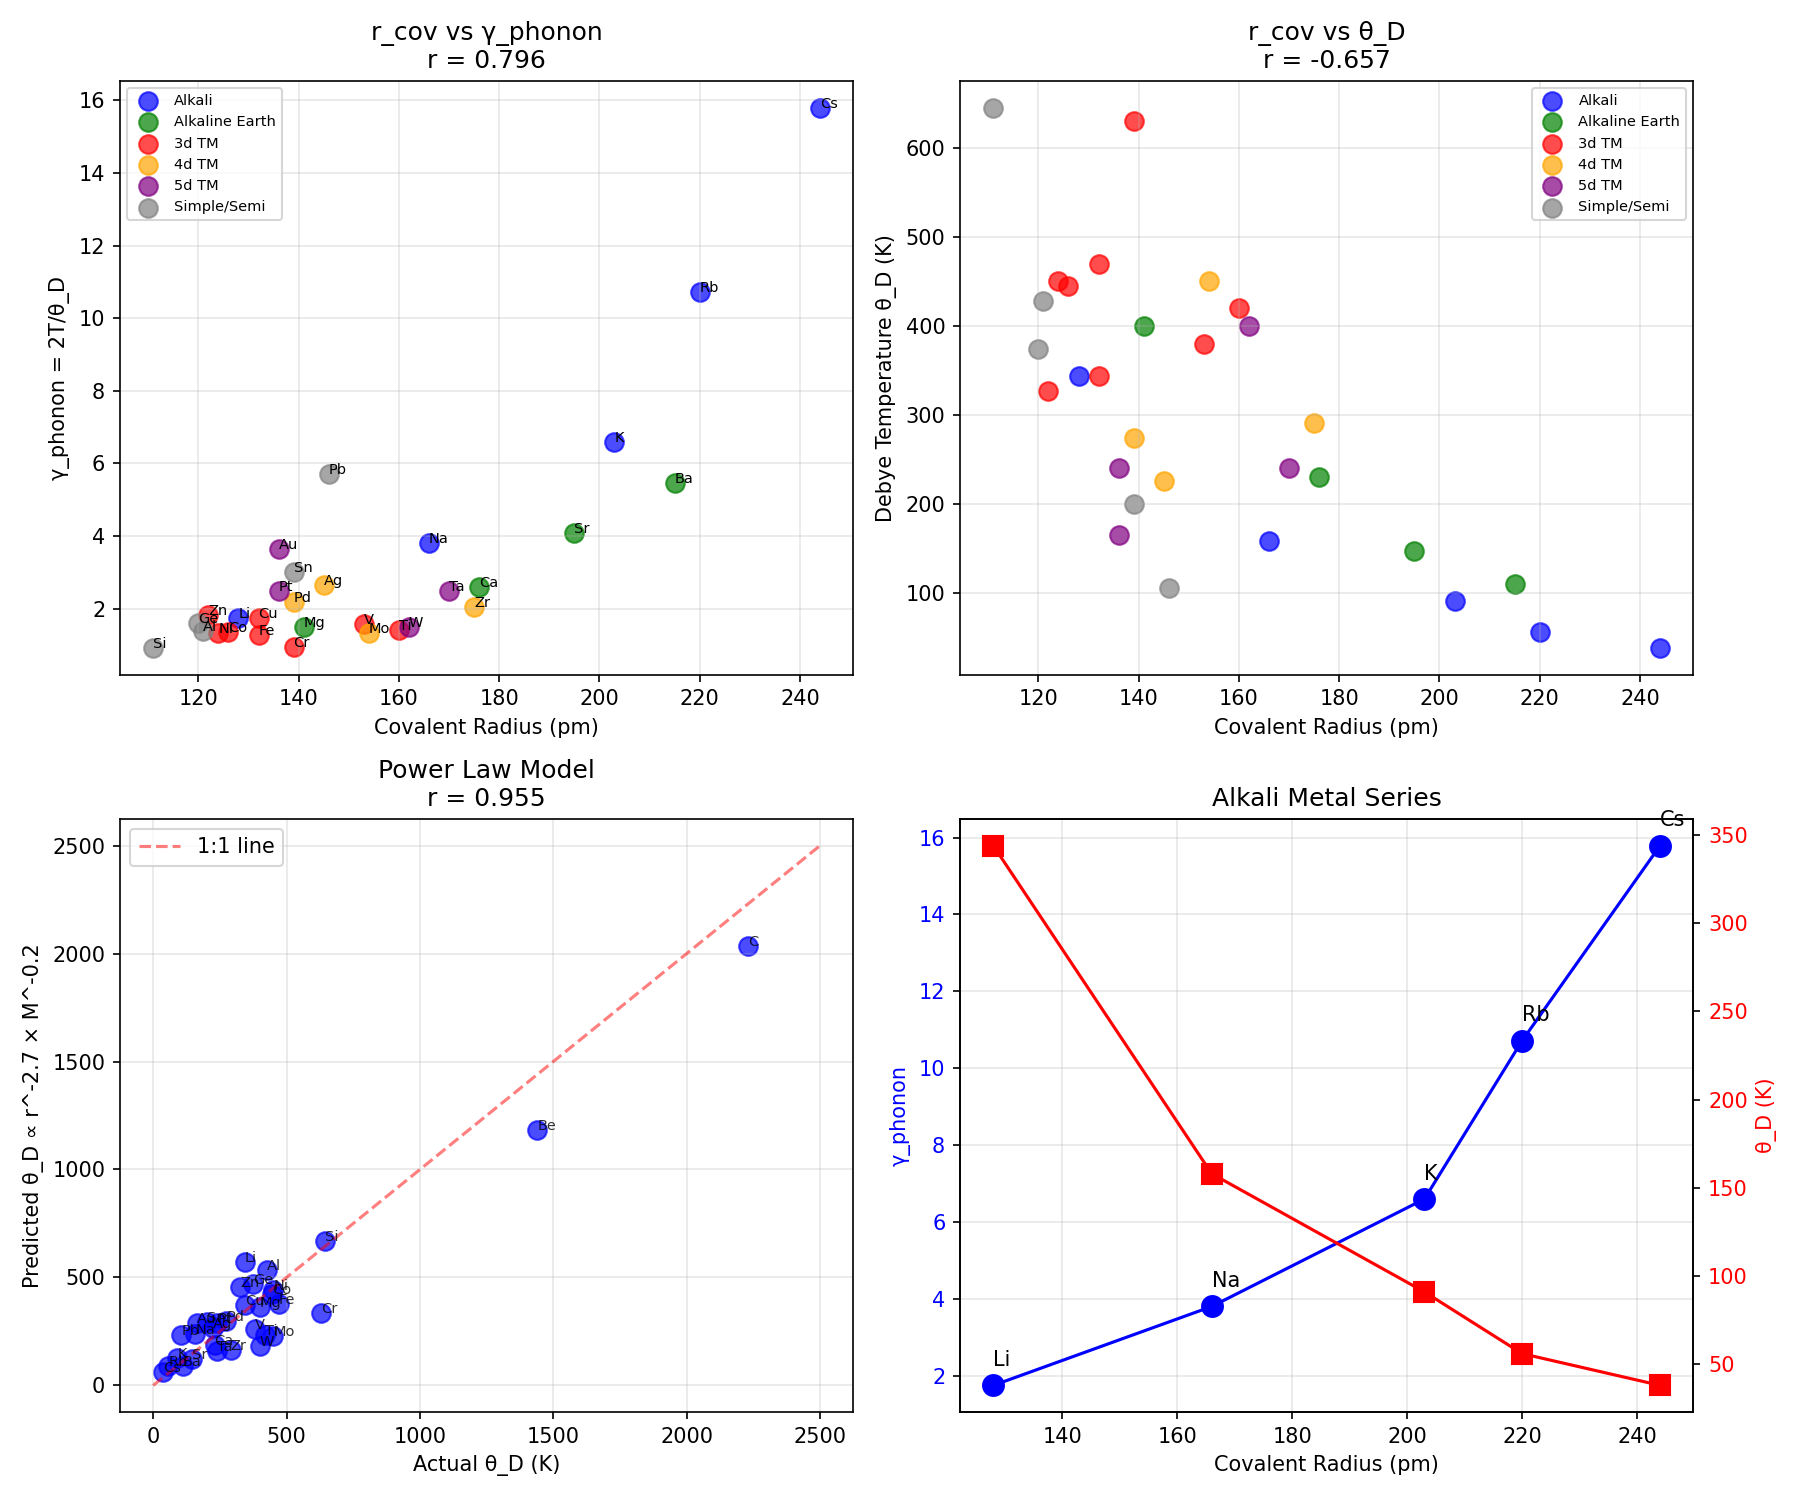

Write Python code to recreate this figure.
#!/usr/bin/env python3
"""
Chemistry Session #119: Atomic Radius and Coherence

Follow-up to Session #114 (atomic volume).
Test atomic radius r_a as coherence determinant.

The causal chain should be:
r_a → bond length L ~ r_a → spring constant k ~ 1/L² → θ_D ~ √(k/M) → γ_phonon

Testing multiple radius definitions:
- r_cov (covalent radius)
- r_metallic (metallic radius)
- r_vdW (van der Waals radius)
"""

import numpy as np
import matplotlib.pyplot as plt
from scipy import stats

# Atomic radii data (pm = picometers)
# Sources: Cordero et al. (covalent), Batsanov (metallic), Bondi (vdW)
materials = {
    # Light elements
    'Li': {'r_cov': 128, 'r_met': 152, 'r_vdW': 182, 'theta_D': 344, 'mass': 6.94},
    'Be': {'r_cov': 96, 'r_met': 112, 'r_vdW': 153, 'theta_D': 1440, 'mass': 9.01},
    'C':  {'r_cov': 77, 'r_met': None, 'r_vdW': 170, 'theta_D': 2230, 'mass': 12.01},  # diamond
    'N':  {'r_cov': 71, 'r_met': None, 'r_vdW': 155, 'theta_D': None, 'mass': 14.01},
    'O':  {'r_cov': 66, 'r_met': None, 'r_vdW': 152, 'theta_D': None, 'mass': 16.00},

    # Alkali metals
    'Na': {'r_cov': 166, 'r_met': 186, 'r_vdW': 227, 'theta_D': 158, 'mass': 22.99},
    'K':  {'r_cov': 203, 'r_met': 227, 'r_vdW': 275, 'theta_D': 91, 'mass': 39.10},
    'Rb': {'r_cov': 220, 'r_met': 248, 'r_vdW': 303, 'theta_D': 56, 'mass': 85.47},
    'Cs': {'r_cov': 244, 'r_met': 265, 'r_vdW': 343, 'theta_D': 38, 'mass': 132.91},

    # Alkaline earth
    'Mg': {'r_cov': 141, 'r_met': 160, 'r_vdW': 173, 'theta_D': 400, 'mass': 24.31},
    'Ca': {'r_cov': 176, 'r_met': 197, 'r_vdW': 231, 'theta_D': 230, 'mass': 40.08},
    'Sr': {'r_cov': 195, 'r_met': 215, 'r_vdW': 249, 'theta_D': 147, 'mass': 87.62},
    'Ba': {'r_cov': 215, 'r_met': 222, 'r_vdW': 268, 'theta_D': 110, 'mass': 137.33},

    # 3d transition metals
    'Ti': {'r_cov': 160, 'r_met': 147, 'r_vdW': None, 'theta_D': 420, 'mass': 47.87},
    'V':  {'r_cov': 153, 'r_met': 134, 'r_vdW': None, 'theta_D': 380, 'mass': 50.94},
    'Cr': {'r_cov': 139, 'r_met': 128, 'r_vdW': None, 'theta_D': 630, 'mass': 52.00},
    'Fe': {'r_cov': 132, 'r_met': 126, 'r_vdW': None, 'theta_D': 470, 'mass': 55.85},
    'Co': {'r_cov': 126, 'r_met': 125, 'r_vdW': None, 'theta_D': 445, 'mass': 58.93},
    'Ni': {'r_cov': 124, 'r_met': 124, 'r_vdW': 163, 'theta_D': 450, 'mass': 58.69},
    'Cu': {'r_cov': 132, 'r_met': 128, 'r_vdW': 140, 'theta_D': 343, 'mass': 63.55},
    'Zn': {'r_cov': 122, 'r_met': 134, 'r_vdW': 139, 'theta_D': 327, 'mass': 65.38},

    # 4d transition metals
    'Zr': {'r_cov': 175, 'r_met': 160, 'r_vdW': None, 'theta_D': 291, 'mass': 91.22},
    'Mo': {'r_cov': 154, 'r_met': 139, 'r_vdW': None, 'theta_D': 450, 'mass': 95.96},
    'Pd': {'r_cov': 139, 'r_met': 137, 'r_vdW': 163, 'theta_D': 274, 'mass': 106.42},
    'Ag': {'r_cov': 145, 'r_met': 144, 'r_vdW': 172, 'theta_D': 225, 'mass': 107.87},

    # 5d transition metals
    'Ta': {'r_cov': 170, 'r_met': 146, 'r_vdW': None, 'theta_D': 240, 'mass': 180.95},
    'W':  {'r_cov': 162, 'r_met': 139, 'r_vdW': None, 'theta_D': 400, 'mass': 183.84},
    'Pt': {'r_cov': 136, 'r_met': 139, 'r_vdW': 175, 'theta_D': 240, 'mass': 195.08},
    'Au': {'r_cov': 136, 'r_met': 144, 'r_vdW': 166, 'theta_D': 165, 'mass': 196.97},

    # Simple metals
    'Al': {'r_cov': 121, 'r_met': 143, 'r_vdW': 184, 'theta_D': 428, 'mass': 26.98},
    'Si': {'r_cov': 111, 'r_met': None, 'r_vdW': 210, 'theta_D': 645, 'mass': 28.09},
    'Ge': {'r_cov': 120, 'r_met': None, 'r_vdW': 211, 'theta_D': 374, 'mass': 72.63},
    'Sn': {'r_cov': 139, 'r_met': 151, 'r_vdW': 217, 'theta_D': 200, 'mass': 118.71},
    'Pb': {'r_cov': 146, 'r_met': 175, 'r_vdW': 202, 'theta_D': 105, 'mass': 207.2},
}

# Calculate coherence parameters
T = 300  # Room temperature

for mat in materials:
    data = materials[mat]
    if data['theta_D'] is not None:
        data['gamma_phonon'] = 2 * T / data['theta_D']
        data['inv_gamma'] = 1 / data['gamma_phonon']
    else:
        data['gamma_phonon'] = None
        data['inv_gamma'] = None

# Extract arrays (only elements with θ_D and r_cov)
valid_names = [m for m in materials if materials[m]['theta_D'] is not None]
r_cov = np.array([materials[m]['r_cov'] for m in valid_names])
theta_D = np.array([materials[m]['theta_D'] for m in valid_names])
gamma_phonon = np.array([materials[m]['gamma_phonon'] for m in valid_names])
mass = np.array([materials[m]['mass'] for m in valid_names])

# Also get metallic radii where available
met_names = [m for m in valid_names if materials[m]['r_met'] is not None]
r_met = np.array([materials[m]['r_met'] for m in met_names])
theta_D_met = np.array([materials[m]['theta_D'] for m in met_names])
gamma_phonon_met = np.array([materials[m]['gamma_phonon'] for m in met_names])
mass_met = np.array([materials[m]['mass'] for m in met_names])

print("=" * 70)
print("CHEMISTRY SESSION #119: ATOMIC RADIUS AND COHERENCE")
print("=" * 70)

print(f"\nDataset: {len(valid_names)} elements with θ_D")
print(f"Elements with metallic radius: {len(met_names)}")

# Test 1: r_cov vs γ_phonon
r1, p1 = stats.pearsonr(r_cov, gamma_phonon)
print(f"\n1. r_cov vs γ_phonon: r = {r1:.3f}, p = {p1:.2e}")
if abs(r1) > 0.8:
    print("   EXCELLENT - Covalent radius sets phonon coherence")
elif abs(r1) > 0.5:
    print("   MODERATE correlation")
else:
    print("   WEAK - mass effects may dominate")

# Test 2: r_cov vs θ_D
r2, p2 = stats.pearsonr(r_cov, theta_D)
print(f"\n2. r_cov vs θ_D: r = {r2:.3f}")

# Test 3: r_met vs γ_phonon (metallic radii only)
r3, p3 = stats.pearsonr(r_met, gamma_phonon_met)
print(f"\n3. r_met vs γ_phonon: r = {r3:.3f} (n={len(met_names)})")

# Test 4: Mass-corrected analysis
# θ_D ∝ √(k/M) where k ~ 1/r²
# So θ_D ∝ 1/(r × √M) or θ_D × r × √M ≈ constant

mass_corrected = theta_D * r_cov * np.sqrt(mass)
print(f"\n4. Mass-corrected θ_D × r_cov × √M:")
print(f"   Mean = {np.mean(mass_corrected):.0f}")
print(f"   Std = {np.std(mass_corrected):.0f}")
print(f"   CV = {np.std(mass_corrected)/np.mean(mass_corrected):.2f}")

# Test 5: Power law r_cov^α × M^β vs θ_D
log_r = np.log(r_cov)
log_M = np.log(mass)
log_theta = np.log(theta_D)

# Multilinear regression: log(θ_D) = A × log(r) + B × log(M) + C
from numpy.linalg import lstsq
X = np.column_stack([log_r, log_M, np.ones(len(log_r))])
coeffs, residuals, rank, s = lstsq(X, log_theta, rcond=None)
alpha, beta, C = coeffs

# Predicted values
log_theta_pred = alpha * log_r + beta * log_M + C
theta_pred = np.exp(log_theta_pred)
r_power, _ = stats.pearsonr(theta_D, theta_pred)

print(f"\n5. Power law fit: θ_D ∝ r^{alpha:.2f} × M^{beta:.2f}")
print(f"   Correlation: r = {r_power:.3f}")
print(f"   Expected: α = -1, β = -0.5")

# Group analysis
print("\n" + "=" * 70)
print("MATERIAL CLASS ANALYSIS")
print("=" * 70)

classes = {
    'Alkali': ['Li', 'Na', 'K', 'Rb', 'Cs'],
    'Alkaline Earth': ['Mg', 'Ca', 'Sr', 'Ba'],
    '3d TM': ['Ti', 'V', 'Cr', 'Fe', 'Co', 'Ni', 'Cu', 'Zn'],
    '4d TM': ['Zr', 'Mo', 'Pd', 'Ag'],
    '5d TM': ['Ta', 'W', 'Pt', 'Au'],
    'Simple/Semi': ['Al', 'Si', 'Ge', 'Sn', 'Pb'],
}

print(f"\n{'Class':<15} {'Mean r_cov':<12} {'Mean θ_D':<10} {'Mean γ_ph':<10}")
print("-" * 50)

for class_name, members in classes.items():
    valid = [m for m in members if m in valid_names]
    if len(valid) >= 2:
        class_r = [materials[m]['r_cov'] for m in valid]
        class_theta = [materials[m]['theta_D'] for m in valid]
        class_gamma = [materials[m]['gamma_phonon'] for m in valid]
        print(f"{class_name:<15} {np.mean(class_r):<12.0f} {np.mean(class_theta):<10.0f} {np.mean(class_gamma):<10.2f}")

# Within-class correlations
print("\n" + "-" * 70)
print("WITHIN-CLASS CORRELATIONS (r_cov vs γ_phonon)")
print("-" * 70)

for class_name, members in classes.items():
    valid = [m for m in members if m in valid_names]
    if len(valid) >= 3:
        class_r = [materials[m]['r_cov'] for m in valid]
        class_gamma = [materials[m]['gamma_phonon'] for m in valid]
        r_wc, _ = stats.pearsonr(class_r, class_gamma)
        print(f"  {class_name}: r = {r_wc:.3f}")

# Periodic trends
print("\n" + "=" * 70)
print("PERIODIC TRENDS")
print("=" * 70)

# Down a group: r increases, θ_D decreases, γ increases
print("\nAlkali series (down the group):")
print(f"{'Element':<5} {'r_cov':<8} {'θ_D':<8} {'γ_phonon':<10}")
for m in ['Li', 'Na', 'K', 'Rb', 'Cs']:
    print(f"{m:<5} {materials[m]['r_cov']:<8} {materials[m]['theta_D']:<8} {materials[m]['gamma_phonon']:<10.2f}")

print("\nAlkaline earth series:")
for m in ['Be', 'Mg', 'Ca', 'Sr', 'Ba']:
    print(f"{m:<5} {materials[m]['r_cov']:<8} {materials[m]['theta_D']:<8} {materials[m]['gamma_phonon']:<10.2f}")

print("\n3d transition metal series (across period):")
print(f"{'Element':<5} {'r_cov':<8} {'θ_D':<8} {'γ_phonon':<10}")
for m in ['Ti', 'V', 'Cr', 'Fe', 'Co', 'Ni', 'Cu', 'Zn']:
    print(f"{m:<5} {materials[m]['r_cov']:<8} {materials[m]['theta_D']:<8} {materials[m]['gamma_phonon']:<10.2f}")

# Summary
print("\n" + "=" * 70)
print("SESSION #119 SUMMARY")
print("=" * 70)

print(f"""
Key Results:
- r_cov vs γ_phonon: r = {r1:.3f}
- r_cov vs θ_D: r = {r2:.3f}
- r_met vs γ_phonon: r = {r3:.3f}
- Power law: θ_D ∝ r^{alpha:.2f} × M^{beta:.2f} (r = {r_power:.3f})

Physical Interpretation:
""")

if abs(r1) > 0.8:
    print("Atomic radius IS phonon coherence determinant:")
    print(f"  r_cov vs γ_phonon: r = {r1:.3f}")
    print("  Validates Session #114 (V_a ~ r³)")
elif abs(r_power) > 0.9:
    print("Atomic radius with mass correction IS coherence determinant:")
    print(f"  θ_D ∝ r^{alpha:.2f} × M^{beta:.2f}")
    print("  Mass effects must be included")
else:
    print("Atomic radius partially determines coherence:")
    print("  Both r and M contribute to θ_D")
    print("  Bonding type adds complexity")

# Create visualization
fig, axes = plt.subplots(2, 2, figsize=(12, 10))

# Plot 1: r_cov vs γ_phonon
ax1 = axes[0, 0]
colors = {'Alkali': 'blue', 'Alkaline Earth': 'green', '3d TM': 'red',
          '4d TM': 'orange', '5d TM': 'purple', 'Simple/Semi': 'gray'}

for class_name, members in classes.items():
    valid = [m for m in members if m in valid_names]
    class_r = [materials[m]['r_cov'] for m in valid]
    class_gamma = [materials[m]['gamma_phonon'] for m in valid]
    ax1.scatter(class_r, class_gamma, c=colors[class_name],
                label=class_name, s=80, alpha=0.7)
    for i, m in enumerate(valid):
        ax1.annotate(m, (class_r[i], class_gamma[i]), fontsize=7)

ax1.set_xlabel('Covalent Radius (pm)')
ax1.set_ylabel('γ_phonon = 2T/θ_D')
ax1.set_title(f'r_cov vs γ_phonon\nr = {r1:.3f}')
ax1.legend(loc='best', fontsize=7)
ax1.grid(True, alpha=0.3)

# Plot 2: r_cov vs θ_D
ax2 = axes[0, 1]
for class_name, members in classes.items():
    valid = [m for m in members if m in valid_names]
    class_r = [materials[m]['r_cov'] for m in valid]
    class_theta = [materials[m]['theta_D'] for m in valid]
    ax2.scatter(class_r, class_theta, c=colors[class_name],
                label=class_name, s=80, alpha=0.7)

ax2.set_xlabel('Covalent Radius (pm)')
ax2.set_ylabel('Debye Temperature θ_D (K)')
ax2.set_title(f'r_cov vs θ_D\nr = {r2:.3f}')
ax2.legend(loc='best', fontsize=7)
ax2.grid(True, alpha=0.3)

# Plot 3: Predicted vs Actual θ_D
ax3 = axes[1, 0]
ax3.scatter(theta_D, theta_pred, c='blue', s=80, alpha=0.7)
ax3.plot([0, 2500], [0, 2500], 'r--', alpha=0.5, label='1:1 line')

for i, m in enumerate(valid_names):
    ax3.annotate(m, (theta_D[i], theta_pred[i]), fontsize=7, alpha=0.8)

ax3.set_xlabel('Actual θ_D (K)')
ax3.set_ylabel(f'Predicted θ_D ∝ r^{alpha:.1f} × M^{beta:.1f}')
ax3.set_title(f'Power Law Model\nr = {r_power:.3f}')
ax3.legend()
ax3.grid(True, alpha=0.3)

# Plot 4: Alkali series trend
ax4 = axes[1, 1]
alkali = ['Li', 'Na', 'K', 'Rb', 'Cs']
alkali_r = [materials[m]['r_cov'] for m in alkali]
alkali_gamma = [materials[m]['gamma_phonon'] for m in alkali]
alkali_theta = [materials[m]['theta_D'] for m in alkali]

ax4_twin = ax4.twinx()

ax4.plot(alkali_r, alkali_gamma, 'bo-', markersize=10, label='γ_phonon')
ax4_twin.plot(alkali_r, alkali_theta, 'rs-', markersize=10, label='θ_D')

for i, m in enumerate(alkali):
    ax4.annotate(m, (alkali_r[i], alkali_gamma[i] + 0.5), fontsize=10)

ax4.set_xlabel('Covalent Radius (pm)')
ax4.set_ylabel('γ_phonon', color='blue')
ax4_twin.set_ylabel('θ_D (K)', color='red')
ax4.set_title('Alkali Metal Series')
ax4.tick_params(axis='y', labelcolor='blue')
ax4_twin.tick_params(axis='y', labelcolor='red')
ax4.grid(True, alpha=0.3)

plt.tight_layout()
plt.savefig('/mnt/c/exe/projects/ai-agents/Synchronism/simulations/chemistry/atomic_radius_coherence.png', dpi=150)
plt.close()

print("\nFigure saved: atomic_radius_coherence.png")

# Final assessment
print("\n" + "=" * 70)
print("VALIDATION STATUS")
print("=" * 70)

if abs(r1) > 0.85:
    print("\n✓ EXCELLENT VALIDATION")
    print(f"  r_cov vs γ_phonon: r = {r1:.3f}")
    print("  Atomic radius directly sets phonon coherence")
elif abs(r_power) > 0.9:
    print("\n✓ EXCELLENT VALIDATION (with mass correction)")
    print(f"  θ_D ∝ r^{alpha:.2f} × M^{beta:.2f}: r = {r_power:.3f}")
    print("  Debye model validated: θ_D ∝ 1/(r × √M)")
elif abs(r1) > 0.7:
    print("\n✓ GOOD VALIDATION")
    print(f"  r_cov vs γ_phonon: r = {r1:.3f}")
    print("  Atomic radius is significant coherence factor")
else:
    print("\n○ PARTIAL")
    print("  Both radius and mass contribute")
    print("  Bonding type adds additional complexity")
